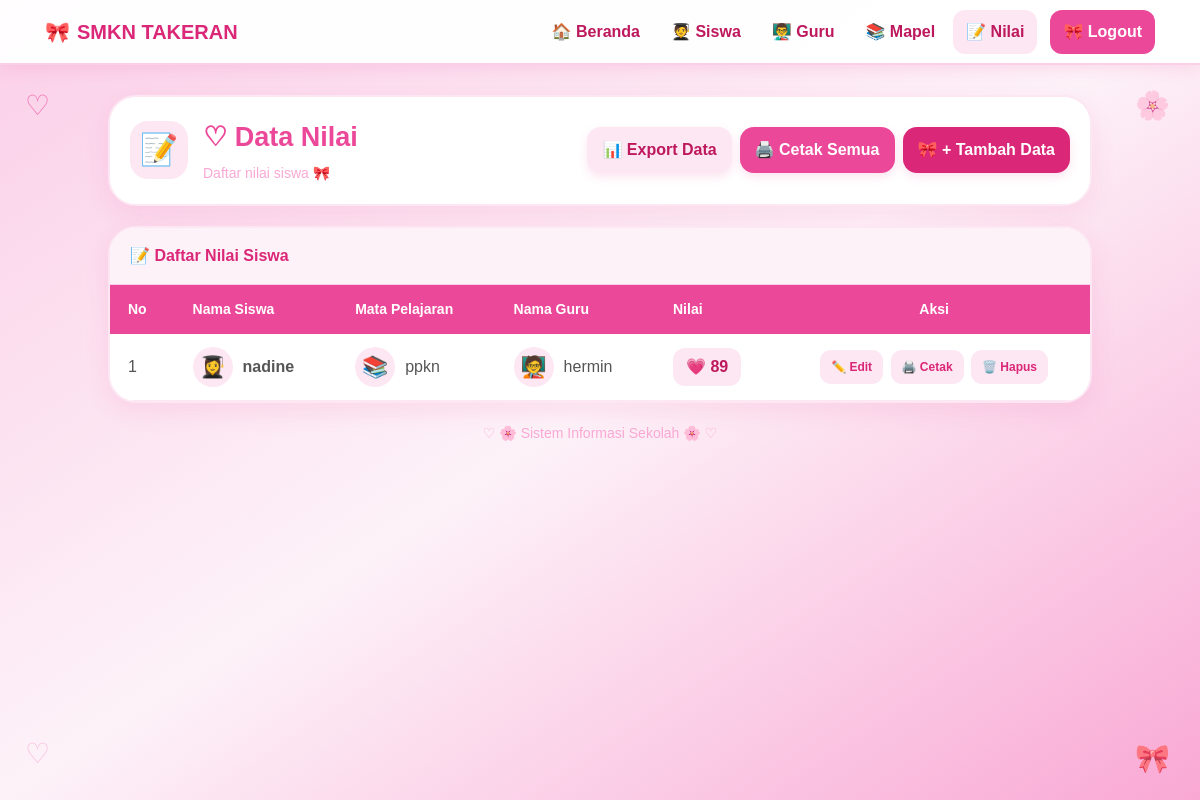
Screenshot of /nilai/index.php (signed in) with the database file from the repository.
### tables this page shows
CREATE TABLE `nilai` (
  `id_nilai` int(11) NOT NULL,
  `nis` varchar(20) NOT NULL,
  `id_mapel` int(11) NOT NULL,
  `nip` varchar(20) NOT NULL,
  `nilai` int(11) NOT NULL
);

CREATE TABLE `siswa` (
  `nis` varchar(12) NOT NULL,
  `nama` varchar(50) NOT NULL,
  `alamat` varchar(50) NOT NULL
);

CREATE TABLE `mapel` (
  `id_mapel` int(8) NOT NULL,
  `nama_mapel` varchar(50) NOT NULL,
  `guru` varchar(50) NOT NULL
);

CREATE TABLE `guru` (
  `nip` int(12) NOT NULL,
  `nama` varchar(50) NOT NULL,
  `alamat` varchar(50) NOT NULL
);

### nilai/index.php (the view, shortened to what this page needs)
<?php
include "../koneksi.php";
$query = mysqli_query($koneksi, "
    SELECT
        nilai.id_nilai,
        siswa.nama AS nama_siswa,
        mapel.nama_mapel,
        guru.nama AS nama_guru,
        nilai.nilai
    FROM nilai
    INNER JOIN siswa
        ON nilai.nis = siswa.nis
    INNER JOIN mapel
        ON nilai.id_mapel = mapel.id_mapel
    INNER JOIN guru
        ON nilai.nip = guru.nip
    ORDER BY nilai.id_nilai ASC
");
?>
<!DOCTYPE html>
<html lang="id">
<head>
    <script src="https://cdn.tailwindcss.com"></script>
</head>
<body class="min-h-screen bg-gradient-to-br from-pink-200 via-pink-50 to-pink-300">
    <nav class="navbar">
        <div class="navbar-container">
            <a href="../index.php" class="logo">
                <span>🎀</span>SMKN TAKERAN
            </a>
            <div class="nav-menu">
                <a href="../index.php">
                    🏠 Beranda
                </a>
                <a href="../siswa">
                    🧑‍🎓 Siswa
                </a>
                <a href="../guru">
                    👨‍🏫 Guru
                </a>
                <a href="../mapel">
                    📚 Mapel
                </a>
                <a href="../nilai" class="active">
                    📝 Nilai
                </a>
                <a href="../logout.php" class="logout">
                    🎀 Logout
                </a>
            </div>
        </div>
    </nav>
    <div class="hiasan hiasan-1">
        ♡
    </div>
    <div class="hiasan hiasan-2">
        🌸
    </div>
    <div class="hiasan hiasan-3">
        ♡
    </div>
    <div class="hiasan hiasan-4">
        🎀
    </div>
    <div class="container">
        <div class="header-card">
            <div class="header-content">
                <div class="header-left">
                    <div class="icon-box">
                        📝
                    </div>
                    <div>
                        <h1 class="title">
                            ♡ Data Nilai
                        </h1>
                        <p class="subtitle">
                            Daftar nilai siswa 🎀
                        </p>
                    </div>
                </div>
                <div class="button-group">
                    <a
                        href="export.php"
                        class="btn btn-export"
                    >
                        📊 Export Data
                    </a>
                    <a
                        href="cetak.php"
                        target="_blank"
                        class="btn btn-cetak"
                    >
                        🖨️ Cetak Semua
                    </a>
                    <a
                        href="tambah.php"
                        class="btn btn-tambah"
                    >
                        🎀 + Tambah Data
                    </a>
                </div>
            </div>
        </div>
        <div class="table-card">
            <div class="table-title">
                📝 Daftar Nilai Siswa
            </div>
            <div class="table-wrapper">
                <table>
                    <thead>
                        <tr>
                            <th>
                                No
                            </th>
                            <th>
                                Nama Siswa
                            </th>
                            <th>
                                Mata Pelajaran
                            </th>
                            <th>
                                Nama Guru
                            </th>
                            <th>
                                Nilai
                            </th>
                            <th style="text-align:center;">
                                Aksi
                            </th>
                        </tr>
                    </thead>
                    <tbody>
                        <?php
                        $no = 1;
                        while ($data = mysqli_fetch_assoc($query)) {
                        ?>
                        <tr>
                            <td>
                                <?php echo $no++; ?>
                            </td>
                            <td>
                                <div class="data-box">
                                    <div class="data-icon">
                                        👩‍🎓
                                    </div>
                                    <span class="nama">
                                        <?php echo htmlspecialchars($data['nama_siswa']); ?>
                                    </span>
                                </div>
                            </td>
                            <td>
                                <div class="data-box">
                                    <div class="data-icon">
                                        📚
                                    </div>
                                    <span>
                                        <?php echo htmlspecialchars($data['nama_mapel']); ?>
                                    </span>
                                </div>
                            </td>
                            <td>
                                <div class="data-box">
                                    <div class="data-icon">
                                        🧑‍🏫
                                    </div>
                                    <span>
                                        <?php echo htmlspecialchars($data['nama_guru']); ?>
                                    </span>
                                </div>
                            </td>
                            <td>
                                <span class="nilai-box">
                                    💗 <?php echo htmlspecialchars($data['nilai']); ?>
                                </span>
                            </td>
                            <td class="aksi">
                                <a
                                    href="edit.php?id_nilai=<?php echo urlencode($data['id_nilai']); ?>"
                                    class="btn-edit"
                                >
                                    ✏️ Edit
                                </a>
                                <a
                                    href="cetak_satu.php?id_nilai=<?php echo urlencode($data['id_nilai']); ?>"
                                    target="_blank"
                                    class="btn-cetak-satu"
                                >
                                    🖨️ Cetak
                                </a>
                                <a
                                    href="hapus.php?id_nilai=<?php echo urlencode($data['id_nilai']); ?>"
                                    onclick="return confirm('Yakin ingin menghapus data nilai ini? 💗')"
                                    class="btn-hapus"
                                >
                                    🗑️ Hapus
                                </a>
                            </td>
                        </tr>
                        <?php
                        }
                        ?>
                    </tbody>
                </table>
            </div>
        </div>
        <div class="footer">
            ♡ 🌸 Sistem Informasi Sekolah 🌸 ♡
        </div>
    </div>
</body>
</html>

### nilai/index.php (style rules this page uses)
* { box-sizing: border-box; }
body { font-family: Arial, sans-serif; }
.navbar { position: fixed; top: 0; left: 0; right: 0; height: 65px; background: rgba(255,255,255,0.96); border-bottom: 2px solid #fbcfe8; box-shadow: 0 3px 15px rgba(236,72,153,0.15); z-index: 1000; }
.navbar-container { max-width: 1150px; height: 100%; margin: auto; padding: 0 20px; display: flex; align-items: center; justify-content: space-between; }
.logo { text-decoration: none; color: #db2777; font-size: 20px; font-weight: bold; }
.logo span { margin-right: 7px; }
.nav-menu { display: flex; align-items: center; gap: 5px; }
.nav-menu a { text-decoration: none; color: #be185d; font-weight: bold; padding: 10px 13px; border-radius: 12px; transition: 0.3s; }
.nav-menu .active { background: #fce7f3; }
.nav-menu .logout { background: #ec4899; color: white; margin-left: 8px; }
.container { max-width: 1150px; margin: auto; padding: 95px 20px 30px; }
.hiasan { position: fixed; font-size: 28px; z-index: 1; opacity: 0.7; }
.hiasan-1 { top: 85px; left: 25px; color: #ec4899; }
.hiasan-2 { top: 85px; right: 30px; }
.hiasan-3 { bottom: 25px; left: 25px; color: #f9a8d4; }
.hiasan-4 { bottom: 20px; right: 30px; }
.header-card { background: white; border: 2px solid #fce7f3; border-radius: 28px; padding: 20px; margin-bottom: 20px; box-shadow: 0 8px 25px rgba(236,72,153,0.12); }
.header-content { display: flex; align-items: center; justify-content: space-between; gap: 20px; }
.header-left { display: flex; align-items: center; gap: 15px; }
.icon-box { width: 58px; height: 58px; background: #fce7f3; border-radius: 18px; display: flex; align-items: center; justify-content: center; font-size: 31px; }
.title { color: #ec4899; font-size: 27px; font-weight: bold; }
.subtitle { color: #f9a8d4; font-size: 14px; margin-top: 5px; }
.button-group { display: flex; gap: 8px; flex-wrap: wrap; }
.btn { display: inline-block; text-decoration: none; padding: 11px 15px; border-radius: 14px; font-weight: bold; transition: 0.3s; box-shadow: 0 4px 10px rgba(236,72,153,0.15); }
.btn-export { background: #fce7f3; color: #be185d; }
.btn-cetak { background: #ec4899; color: white; }
.btn-tambah { background: #db2777; color: white; }
.table-card { background: white; border: 2px solid #fce7f3; border-radius: 28px; overflow: hidden; box-shadow: 0 8px 25px rgba(236,72,153,0.12); }
.table-title { background: #fdf2f8; padding: 16px 20px; border-bottom: 1px solid #fbcfe8; color: #db2777; font-weight: bold; }
.table-wrapper { overflow-x: auto; }
table { width: 100%; border-collapse: collapse; }
thead { background: #ec4899; color: white; }
th { padding: 14px 18px; text-align: left; font-size: 14px; }
td { padding: 13px 18px; border-bottom: 1px solid #fce7f3; color: #555; }
.data-box { display: flex; align-items: center; gap: 10px; }
.data-icon { width: 40px; height: 40px; background: #fce7f3; border-radius: 50%; display: flex; align-items: center; justify-content: center; font-size: 21px; }
.nama { font-weight: bold; color: #555; }
.nilai-box { display: inline-block; background: #fce7f3; color: #be185d; padding: 7px 13px; border-radius: 12px; font-weight: bold; }
.aksi { text-align: center; white-space: nowrap; }
.btn-edit, .btn-cetak-satu, .btn-hapus { display: inline-block; text-decoration: none; padding: 8px 11px; border-radius: 11px; font-weight: bold; font-size: 12px; transition: 0.3s; }
.btn-edit { background: #fce7f3; color: #db2777; }
.btn-cetak-satu { background: #fce7f3; color: #db2777; margin-left: 3px; }
.btn-hapus { background: #fce7f3; color: #db2777; margin-left: 3px; }
.footer { text-align: center; margin-top: 20px; color: #f9a8d4; font-size: 14px; }

### rows the page displays
nilai: siswa.nama "nadine", mapel.nama_mapel "ppkn", guru.nama "hermin", nilai "89"
